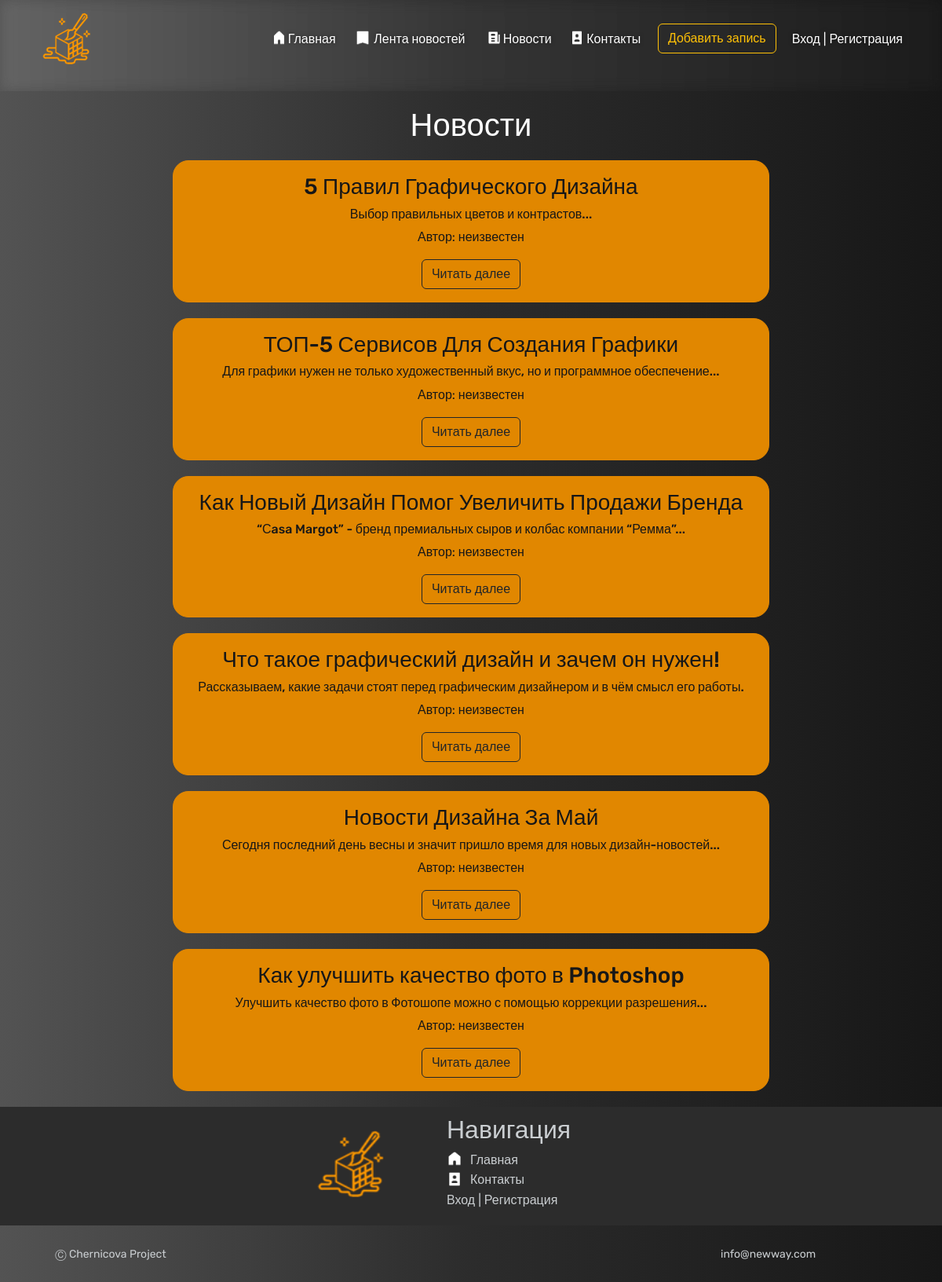
Page /news/ on the committed database.
### news/models.py (models this page shows, shortened)
class Articles(models.Model):
    title = models.CharField('Название', max_length=100)
    anons = models.CharField('Анонс', max_length=100)
    full_text = models.TextField('Статья')
    date = models.DateTimeField('Дата публикации')
    author = models.ForeignKey(get_user_model(), on_delete=models.SET_NULL, related_name='posts', null=True,
                               default=None)
    class Meta:
        verbose_name = 'Новость'
        verbose_name_plural = 'Новости'

### news/views.py (the view)
# urls.py: path('news/', include('news.urls')),
def news(request):
    new = Articles.objects.order_by('-date')
    return render(request, 'news/news.html', {'new': new})

### news/templates/news/news.html (shortened to what this page needs)
{% extends 'menu/layout.html' %}
{% block content %}
<div class="texter">
<h1>Новости</h1>
    {% if new %}
    {% for el in new %}
        <div style="margin: 20px; border-radius: 20px; background-color: #e18700; color: #171717; border-color: #e18700" class="alert alert-warning">
            <h3>
               {{ el.title }}
            </h3>
            <h6>{{ el.anons }}</h6>
            <p>Автор: {{ p.author.username|default:"неизвестен" }}</p>
        <a href="{% url 'news-detail' el.id %}" class="btn btn-outline-dark">Читать далее</a>
        </div>
    {% endfor %}
{% else %}
<h6>У вас нет записей!</h6>
{% endif %}
</div>
{% endblock %}

### menu/templates/menu/layout.html (shortened to what this page needs)
{% load static %}
<!doctype html>
<html lang="ru">
<head>
    <link rel="stylesheet" href="https://cdn.jsdelivr.net/npm/bootstrap@5.3.2/dist/css/bootstrap.min.css">
    <link rel="stylesheet" href="{% static 'menu/css/menu.css' %}">
</head>
<body>
<aside>
    <header>
        <img src="{% static 'menu/img/logo.png' %}">
  <ul class="list">
    <li><a href="{% url 'home' %}"><img style="width: 20%; height: 20px; margin-right: 3px; margin-bottom: 5px;" src="{% static 'menu/img/home.png' %}">Главная</a></li>
    <li style="width: 150px"><a href="{% url 'newsfeed' %}"><img style="width: 15%; height: 20px; margin-right: 3px; margin-bottom: 5px;" src="{% static 'menu/img/feed.png' %}">Лента новостей</a></li>
    <li><a href="{% url 'news' %}"><img style="width: 20%; height: 20px; margin-right: 3px; margin-bottom: 5px;" src="{% static 'menu/img/news.png' %}">Новости</a></li>
    <li><a href="{% url 'contact' %}"><img style="width: 20%; height: 20px; margin-right: 3px; margin-bottom: 5px;" src="{% static 'menu/img/contact.png' %}">Контакты</a></li>
    <li><a href="{% url 'create' %}"><button style="margin-top: -8px" class="btn btn-outline-warning">Добавить запись</button></a></li>
  {% if user.is_authenticated %}
                                <li class="last">{{ user.username }} | <a href="{% url 'user:logout' %}">Выйти</a> </li>
                            {% else %}
                                <li class="last"><a href="{% url 'user:login' %}">Вход</a> | <a href="{% url 'user:register' %}">Регистрация</a> </li>
                            {% endif %}</ul>
    </header>
    </aside>
{% block content %}
{% endblock %}
</body>
<footer>
                <div class="row row-2">
                     <img style="width: 120px; height: 90px; margin-top: 30px" src="{% static 'menu/img/logo.png' %}">
                    <div class="col-sm-3  my-sm-0 mt-5">
                        <ul style="margin-top: 10px" class="list-unstyled">
                            <li class="mt-0"><h2>Навигация</h2></li>
                            <li><a href="{% url 'home' %}"><img style="width: 20px; height: 20px; margin-right: 10px; margin-bottom: 5px;" src="{% static 'menu/img/home.png' %}">Главная</a></li>
                            <li><a href="{% url 'contact' %}"><img style="width: 20px; height: 20px; margin-right: 10px; margin-bottom: 5px;" src="{% static 'menu/img/contact.png' %}">Контакты</a></li>
                            {% if user.is_authenticated %}
                                <li class="last">{{ user.username }} | <a href="{% url 'user:logout' %}">Выйти</a> </li>
                            {% else %}
                                <li class="last"><a href="{% url 'user:login' %}">Вход</a> | <a href="{% url 'user:register' %}">Регистрация</a> </li>
                            {% endif %}
                        </ul>
                    </div>
                </div>
                <div class="row my-4 row-1 no-gutters">
                    <div class="col-sm-3 col-auto text-center"><small>&#9400; Chernicova Project</small></div><div class="col-md-3 col-auto "></div><div class="col-md-3 col-auto"></div>
                    <div class="col  my-auto text-md-left  text-right "> <small>info@newway.com</small>  </div>
                </div>
</footer>
</html>

### menu/static/menu/css/menu.css (style rules this page uses)
* { box-sizing: border-box; }
body { margin: 0; background: #7f7fd5; background: linear-gradient(to right, #535353, #2c2c2c, #171717); font-family: 'Rubik', sans-serif; height: 100% !important; background-color: #F8F9FB !important; color: white; }
.texter { margin-top: 20px; margin-bottom: 20px; margin-left: 200px; margin-right: 200px; color: white; text-align: center; }
button { margin-top: 10px; }
footer { color:#caced1 !important; }
.row-2 { justify-content: center; background-color: #2c2c2c; margin-top: 20px; }
.alert-warning { margin-top: 100px; }
.list-unstyled { margin-left: 50px; margin-bottom: 20px; }
*, *::before, *::after { box-sizing: border-box; padding: 0; margin: 0; }

### rows in the picture
Articles: title "5 Правил Графического Дизайна", anons "Выбор правильных цветов и контрастов...", author.username "неизвестен"
Articles: title "ТОП-5 Сервисов Для Создания Графики", anons "Для графики нужен не только художественный вкус, но и программное обеспечение...", author.username "неизвестен"
Articles: title "Как Новый Дизайн Помог Увеличить Продажи Бренда", anons "“Сasa Margot” - бренд премиальных сыров и колбас компании “Ремма”...", author.username "неизвестен"
Articles: title "Что такое графический дизайн и зачем он нужен!", anons "Рассказываем, какие задачи стоят перед графическим дизайнером и в чём смысл его работы.", author.username "неизвестен"
Articles: title "Новости Дизайна За Май", anons "Сегодня последний день весны и значит пришло время для новых дизайн-новостей...", author.username "неизвестен"
Articles: title "Как улучшить качество фото в Photoshop", anons "Улучшить качество фото в Фотошопе можно с помощью коррекции разрешения...", author.username "неизвестен"
